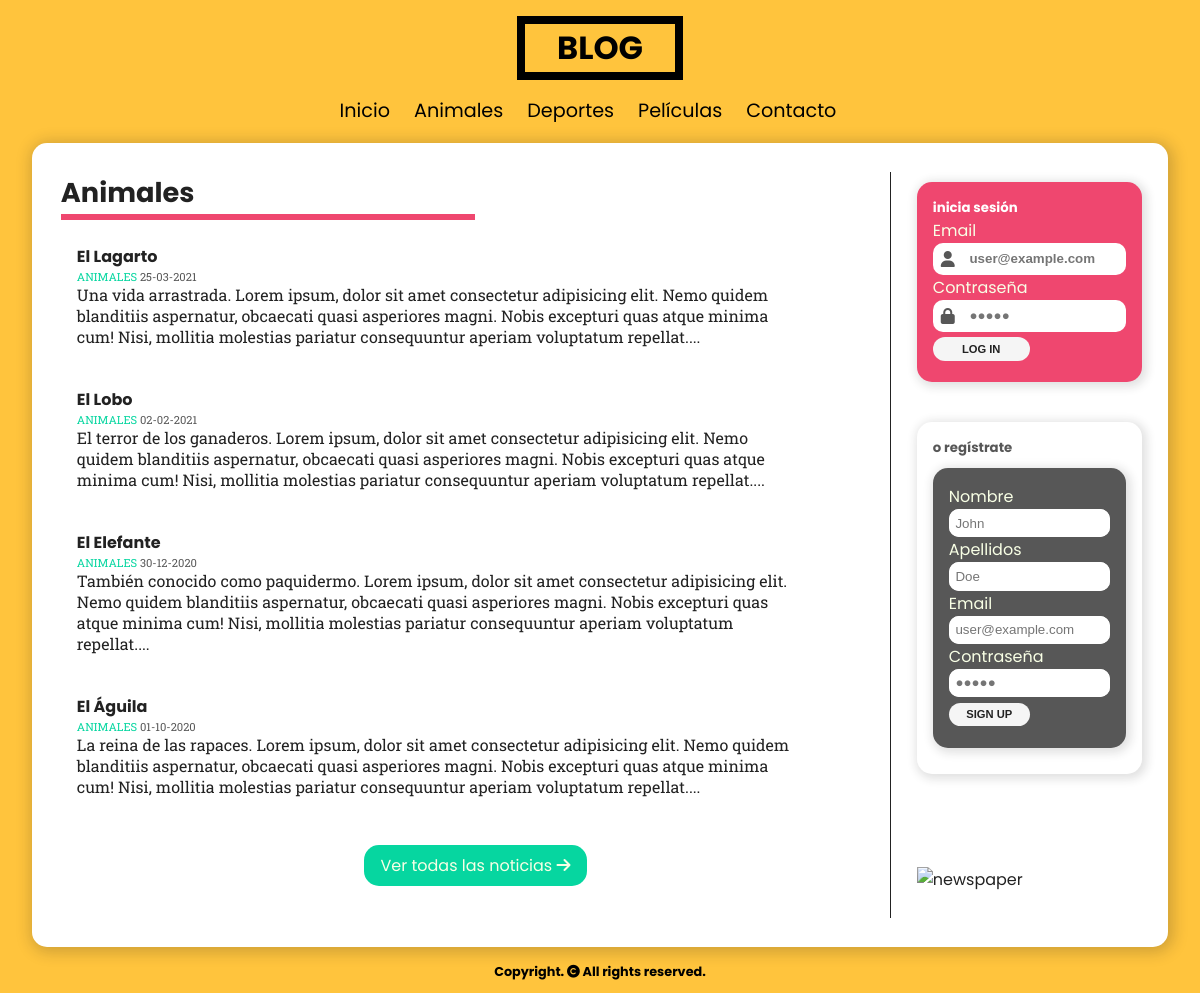
/category.php?id=1, run on the app's committed database.
### tables this page shows
CREATE TABLE categories (
    id int NOT NULL AUTO_INCREMENT PRIMARY KEY,
    name varchar(100) NOT NULL UNIQUE
);

CREATE TABLE entries(
    id int AUTO_INCREMENT NOT NULL PRIMARY KEY,
    user_id int NOT NULL,
    category_id int NOT NULL,
    title varchar(50) NOT NULL,
    description mediumtext,
    entry_date date NOT NULL,
    CONSTRAINT fk_entry_user FOREIGN KEY (user_id) REFERENCES users (id),
    CONSTRAINT fk_entry_category FOREIGN KEY (category_id) REFERENCES categories (id)
);

### includes/helpers.php (called while the page is built, shortened)
<?php
function getCategories($con)
{
    $sql = "SELECT * FROM categories;";
    $stmt = mysqli_query($con, $sql);
    $result = false;
    if ($stmt && mysqli_num_rows($stmt) > 1) {
        $result = $stmt;
    }
    return $result;
}
function getCategoryName($con, int $id)
{
    $sql = "SELECT name
            FROM categories
            WHERE id = $id;";
    $stmt = mysqli_query($con, $sql);
    $result = false;
    if (mysqli_num_rows($stmt) == 1) {
        $result = mysqli_fetch_assoc($stmt);
        $result = $result['name'];
    }
    return $result;
}
function getEntries($con, $limit = null, $category = null)
{
    $sql = "SELECT entries.*,
            UPPER(categories.name) AS category_name,
            DATE_FORMAT(entries.entry_date, '%d-%m-%Y') AS entry_date
            FROM entries
                INNER JOIN categories ON entries.category_id = categories.id ";
    if (isset($category)) {
        $sql .= "WHERE entries.category_id = $category ";
    }
    $sql .= "ORDER BY entries.entry_date DESC ";
    if (isset($limit)) {
        $sql .= "LIMIT $limit;";
    }
    $stmt = mysqli_query($con, $sql);
    $result = false;
    if ($stmt && mysqli_num_rows($stmt) >= 1) {
        $result = $stmt;
    }
    return $result;
}

### category.php (the view, shortened to what this page needs)
<?php
require_once('includes/header.php');
if (isset($_GET['id']) && sanitizeNum($con, $_GET['id'])) {
  $category_id = (int) $_GET['id'];
  $category_name = getCategoryName($con, $category_id);
} else {
  header('Location: index.php');
}
?>
<main>
  <section class="news">
    <h3><?= $category_name ?></h3>
    <hr class="main-hr" />
    <?php
    if (getEntries($con, null, $category_id)) : ?>
      <div class="last-entries" id="lastEntries">
        <?php
        if ($entries = getEntries($con, 4, $category_id)) :
          while ($entry = mysqli_fetch_assoc($entries)) :
        ?>
            <a href="entry.php?id=<?= $entry['id'] ?>">
              <article>
                <h4 class="news-title"><?= $entry['title'] ?></h4>
                <p class="news-category"><?= $entry['category_name'] ?> <span class="news-date"><?= $entry['entry_date'] ?></span></p>
                <p class="news-body">
                  <?= substr($entry['description'], 0, 350) . '...' ?>
                </p>
              </article>
            </a>
        <?php
          endwhile;
        endif;
        ?>
      </div>
      <div>
        <a href="#" class="btn" id="getAllEntries">Ver todas las noticias <i class="fas fa-arrow-right"></i></a>
      </div>
    <?php else : ?>
      <p>Nada que ver por aquí...</p>
    <?php endif; ?>
  </section>
  <?php
  require_once('includes/aside.php')
  ?>
</main>
<?php
require_once('includes/footer.php')
?>

### includes/header.php (shortened to what this page needs)
<?php
require_once('connect.php');
require_once('helpers.php');
?>
<!DOCTYPE html>
<html lang="es">
<head>
  <link rel="stylesheet" href="assets/css/style.css" />
</head>
<body>
  <header>
    <h1>BLOG</h1>
  </header>
  <nav>
    <ul class="ul-nav">
      <li class="li-nav"><a href="index.php">Inicio</a></li>
      <?php if ($categories = getCategories($con)) :
        while ($category = mysqli_fetch_assoc($categories)) : ?>
          <li class="li-nav"><a href="category.php?id=<?= $category['id']; ?>"><?= $category['name']; ?></a></li>
      <?php
        endwhile;
      endif;
      ?>
      <li class="li-nav"><a href="#">Contacto</a></li>
    </ul>
  </nav>

### assets/css/style.css (style rules this page uses)
:root { --f-poppins: "Poppins", sans-serif; --f-robotoslab: "Roboto Slab", serif; --c-pink: #ef476f; --c-yellow: #ffc43d; --c-greenaqua: #06d6a0; --c-darkgray: rgb(34, 34, 34); --c-gray: rgb(87, 87, 87); }
* { margin: 0; padding: 0; box-sizing: border-box; scroll-behavior: smooth; }
body { font-family: var(--f-poppins); background-color: var(--c-yellow); height: 100%; min-height: 100%; }
header { display: flex; justify-content: center; margin: 1em; }
header h1 { margin: 0 auto; display: inline; text-align: center; padding: 0 1em; border: 8px solid #000; }
nav .ul-nav { list-style: none; display: flex; flex-flow: row wrap; align-items: center; justify-content: center; }
nav .li-nav { margin-right: 1.5em; }
nav .li-nav a { color: #000; font-size: 1.2em; text-decoration: none; transition: all 0.5s; }
nav .li-nav a:after { content: ""; width: 0px; height: 2px; display: block; background: black; transition: 300ms; }
main { position: relative; background-color: #fff; color: var(--c-darkgray); display: grid; margin: 1em 2em; padding: 1.8em 0 1.8em 1.8em; border-radius: 15px; grid-template-columns: 75% 25%; box-shadow: 2px 2px 15px 3px #22222238; }
main h3 { font-size: 1.7em; }
section { border-right: 1px solid var(--c-darkgray); }
section .main-hr { background: var(--c-pink); border: none; width: 50%; height: 6px; }
section article { cursor: pointer; transition: all 0.5s; padding: 1em; margin-right: 5em; margin-top: 0.5em; }
section a { color: var(--c-darkgray); text-decoration: none; }
section article .news-category { font-size: 0.7em; color: var(--c-greenaqua); font-family: var(--f-robotoslab); }
section article .news-date { color: var(--c-gray); }
section article .news-body { font-family: var(--f-robotoslab); }
section .btn { font-size: 1em; cursor: pointer; font-family: var(--f-poppins); border: none; width: fit-content; display: block; margin: 2em auto; background-color: var(--c-greenaqua); color: #f8ffe5; padding: 0.5em 1em; text-decoration: none; border-radius: 15px; transition: all 0.5s; }

### data on the page
categories: name "Animales"
categories: name "Deportes"
categories: name "Películas"
entries: title "El Lagarto", category_name "ANIMALES", entry_date "25-03-2021", description "Una vida arrastrada. Lorem ipsum, dolor sit amet consectetur adipisicing elit. Nemo quidem blanditiis aspernatur, obcaecati quasi asperiores magni. Nobis excepturi quas atque minima cum! Nisi, mollitia molestias pariatur consequuntur aperiam voluptatum repellat."
entries: title "El Lobo", category_name "ANIMALES", entry_date "02-02-2021", description "El terror de los ganaderos. Lorem ipsum, dolor sit amet consectetur adipisicing elit. Nemo quidem blanditiis aspernatur, obcaecati quasi asperiores magni. Nobis excepturi quas atque minima cum! Nisi, mollitia molestias pariatur consequuntur aperiam voluptatum repellat."
entries: title "El Elefante", category_name "ANIMALES", entry_date "30-12-2020", description "También conocido como paquidermo. Lorem ipsum, dolor sit amet consectetur adipisicing elit. Nemo quidem blanditiis aspernatur, obcaecati quasi asperiores magni. Nobis excepturi quas atque minima cum! Nisi, mollitia molestias pariatur consequuntur aperiam voluptatum repellat."
entries: title "El Águila", category_name "ANIMALES", entry_date "01-10-2020", description "La reina de las rapaces. Lorem ipsum, dolor sit amet consectetur adipisicing elit. Nemo quidem blanditiis aspernatur, obcaecati quasi asperiores magni. Nobis excepturi quas atque minima cum! Nisi, mollitia molestias pariatur consequuntur aperiam voluptatum repellat."
